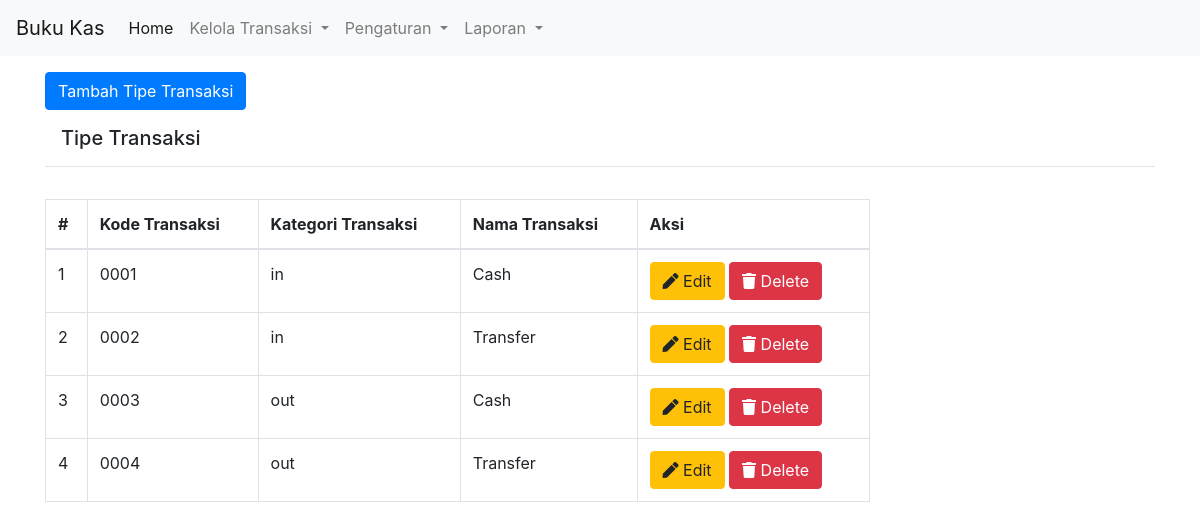
The app's page /tipe-transaksi.php with its own data.
### tables this page shows
CREATE TABLE `jenis_trx` (
  `id` int(11) NOT NULL AUTO_INCREMENT,
  `id_trx` varchar(9) DEFAULT NULL,
  `nama_trx` varchar(50) DEFAULT NULL,
  `cat` varchar(50) DEFAULT NULL,
  PRIMARY KEY (`id`)
);

### tipe-transaksi.php (the view, shortened to what this page needs)
<!DOCTYPE html>
<html lang="en">
<head>
    <link rel="stylesheet" href="https://use.fontawesome.com/releases/v5.6.3/css/all.css" />
    <link rel="stylesheet" href="https://stackpath.bootstrapcdn.com/bootstrap/4.3.1/css/bootstrap.min.css" />
    <link rel="stylesheet" href="https://cdn.jsdelivr.net/npm/bootstrap@4.5.3/dist/css/bootstrap.min.css" />
    <link rel="stylesheet" href="https://cdn.datatables.net/1.10.22/css/jquery.dataTables.min.css" />
    <link rel="stylesheet" type="text/css"
        href="https://cdn.datatables.net/v/dt/jqc-1.12.4/dt-1.10.22/b-1.6.5/b-html5-1.6.5/cr-1.5.2/fh-3.1.7/r-2.2.6/rg-1.1.2/sb-1.0.0/datatables.min.css" />
    <link rel="stylesheet"
        href="https://cdnjs.cloudflare.com/ajax/libs/bootstrap-datepicker/1.9.0/css/bootstrap-datepicker.min.css"
 />
</head>
<body>
    <?php
    include 'navbar.php';
    ?>
    <div class="container">
        <button type="button" class="btn btn-primary mt-3" data-toggle="modal" data-target="#addTipe">
            Tambah Tipe Transaksi
        </button>
        <div class="row">
            <div class="col-lg">
                <h5 class="row mt-3 ml-3">Tipe Transaksi</h5>
                <hr>
                <div class="row">
                    <div class="col-md-9">
                        <table class="table table-bordered mt-3">
                            <thead>
                                <tr>
                                    <th>#</th>
                                    <th>Kode Transaksi</th>
                                    <th>Kategori Transaksi</th>
                                    <th>Nama Transaksi</th>
                                    <th>Aksi</th>
                                </tr>
                            </thead>
                            <tbody>
                                <?php
                                include 'config.php';
                                $i = 1;
                                $sql = "select * from jenis_trx";
                                if ($result = $conn->query($sql)) {
                                    while ($row = $result->fetch_assoc()) {
                                ?>
                                <tr>
                                    <td><?= $i++; ?></td>
                                    <td><?= $row['id_trx']; ?></td>
                                    <td><?= $row['cat']; ?></td>
                                    <td><?= $row['nama_trx']; ?></td>
                                    <td>
                                        <a href="edit-tipe.php?id=<?= $row['id']; ?>" class="btn btn-warning"><span
                                                class="fas fa-pen"></span> Edit</a>
                                        <a href="delete-tipe-trx.php?id=<?= $row['id']; ?>" class="btn btn-danger"><span
                                                class="fas fa-trash"></span> Delete</a>
                                    </td>
                                </tr>
                                <?php }
                                }; ?>
                            </tbody>
                        </table>
                    </div>
                </div>
            </div>
        </div>
    </div>
</body>
</html>

### records on screen
jenis_trx: id_trx "0001", cat "in", nama_trx "Cash"
jenis_trx: id_trx "0002", cat "in", nama_trx "Transfer"
jenis_trx: id_trx "0003", cat "out", nama_trx "Cash"
jenis_trx: id_trx "0004", cat "out", nama_trx "Transfer"
